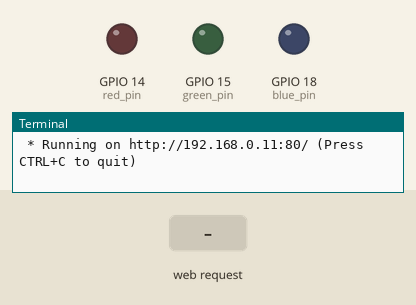
The program below on a simulated Raspberry Pi (BCM pin numbers). On the bench: output pins drawn as LEDs (lit = HIGH), the last lines printed to the terminal. The inputs (shaded band) are chosen by the test bench. The clock reads 2024-03-15 10:24:30 at power-on unless the program sets it.

Above: at 1.2 s.
1.3 s: HTTP request for /red_on received
At 2.4 s:
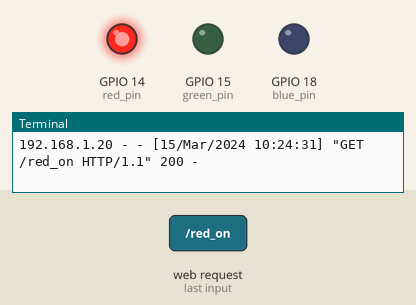
2.8 s: HTTP request for /green_on received
At 3.5 s:
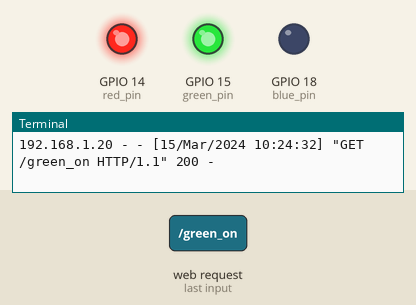
4.3 s: HTTP request for /blue_on received
At 4.7 s:
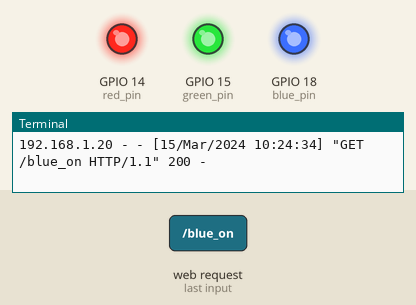
Timing chart, 0 to 7.3 s (numbered marks = the images above; inputs shaded):
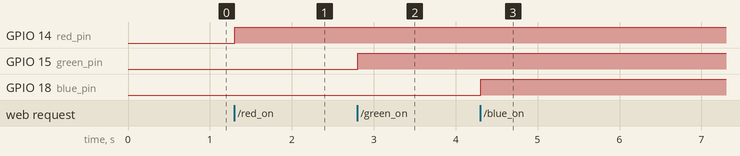

Measured:
- after the input at 1.3 s, GPIO 14 (red_pin): LOW → HIGH at once
- after the input at 2.8 s, GPIO 15 (green_pin): LOW → HIGH at once
- after the input at 4.3 s, GPIO 18 (blue_pin): LOW → HIGH at once

The program:

ledToggle1.py
```python
from flask import Flask
import RPi.GPIO as GPIO

GPIO.setmode(GPIO.BCM)

red_pin = 14
green_pin = 15
blue_pin = 18
GPIO.setup(red_pin, GPIO.OUT)
GPIO.setup(green_pin, GPIO.OUT)
GPIO.setup(blue_pin, GPIO.OUT)

app = Flask(__name__)


@app.route('/')
def hello():
	return "LED 제어를 위해 주소창을 변경하세요"

@app.route('/red_on') # IP주소:port/red_on 을 입력하면 나오는 페이지
def red_on(): # 해당 페이지의 뷰함수 정의
	GPIO.output(red_pin, GPIO.HIGH) # 빨간 LED 핀에 HIGH 신호 인가(LED 켜짐)
	return "red LED on" # 뷰함수의 리턴값

@app.route('/green_on') # IP주소:port/green_on 을 입력하면 나오는 페이지
def green_on(): # 해당 페이지의 뷰함수 정의
	GPIO.output(green_pin, GPIO.HIGH) # 초록 LED 핀에 HIGH 신호 인가(LED 켜짐)
	return "green LED on"

@app.route('/blue_on')
def blue_on():
	GPIO.output(blue_pin, GPIO.HIGH)
	return "blue LED on"

@app.route('/off') # IP주소:port/off 를 입력하면 나오는 페이지
def off(): # 해당 페이지의 뷰함수 정의
	GPIO.output(red_pin, GPIO.LOW) # 각각의 LED핀에 LOW 신호를 인가하여 LED 끔
	GPIO.output(green_pin, GPIO.LOW)
	GPIO.output(blue_pin, GPIO.LOW)
	return "all LED off"

@app.route('/clean_up')
def clean_up():
	GPIO.cleanup()
	return "clean up"

if __name__ == "__main__": # 웹사이트를 호스팅하여 접속자에게 보여주기 위한 부분
	app.run(host="192.168.0.11", port = "80")
# host는 현재 라즈베리파이의 내부 IP, port는 임의로 설정
# 해당 내부 IP와 port를 포트포워딩 해두면 외부에서도 접속가능
```
